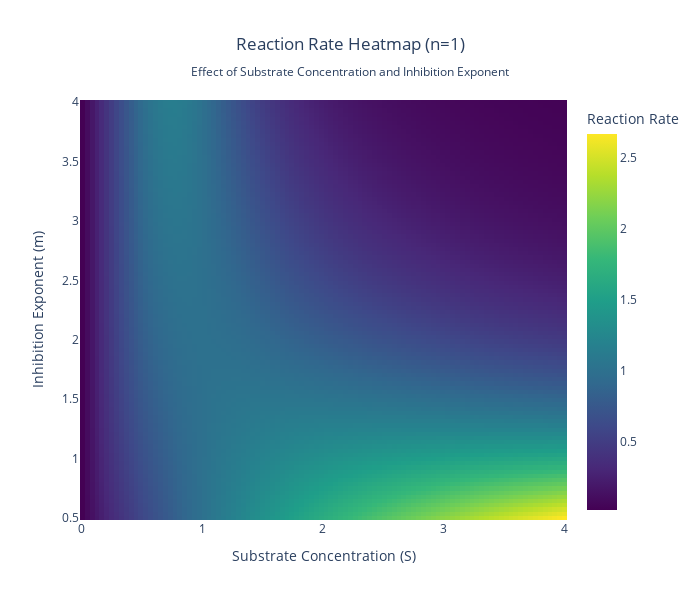

The notebook cell this image was saved under:
### Code cell
from numpy import linspace, meshgrid
import plotly.graph_objects as go

def kinetics(S, k_max, K_m, n, m):
    """
    Hill kinetics equation; reduces to Michaelis-Menten for n=1
    S: substrate concentration
    k_max: maximum reaction rate (includes enzyme concentration)
    K_m: Michaelis constant (fixed at 1)
    n: Hill exponent
    m: inhibition exponent (n<=m)
    """
    rate = (k_max * S**n) / (K_m + S**m)
    return rate

# Fixed parameters
k_max, K_m, n = 2, 1, 1

# Create 2D grid
S_values = linspace(0.01, 4, 100)  # Start slightly above 0 to avoid division issues
m_values = linspace(0.5, 4, 100)

# Create meshgrid
S_grid, m_grid = meshgrid(S_values, m_values)

# Calculate rate for all combinations
rate_grid = kinetics(S_grid, k_max, K_m, n, m_grid)

# Create heatmap
fig = go.Figure(data=go.Heatmap(
    x=S_values,
    y=m_values,
    z=rate_grid,
    colorscale='Viridis',  # Try 'RdYlBu', 'Jet', 'Hot', etc.
    colorbar=dict(title="Reaction Rate"),
    hoverongaps=False,
    hovertemplate='S: %{x:.2f}<br>m: %{y:.2f}<br>Rate: %{z:.2f}<extra></extra>'
))

fig.update_layout(
    title=dict(
        text="Reaction Rate Heatmap (n=1)<br><sub>Effect of Substrate Concentration and Inhibition Exponent</sub>",
        x=0.5
    ),
    xaxis=dict(title="Substrate Concentration (S)"),
    yaxis=dict(title="Inhibition Exponent (m)"),
    width=700,
    height=600
)

fig.show()

### Figure 1 — Plotly figure (JSON) as saved in the notebook; plotly's stock layout.template omitted (floating-point values rounded to 4 significant figures; data arrays with more than 128 entries replaced by an {"elided": "..."} marker saying what was removed)
{"data": [{"colorbar": {"title": {"text": "Reaction Rate"}}, "colorscale": [[0, "#440154"], [0.1111, "#482878"], [0.2222, "#3e4989"], [0.3333, "#31688e"], [0.4444, "#26828e"], [0.5556, "#1f9e89"], [0.6667, "#35b779"], [0.7778, "#6ece58"], [0.8889, "#b5de2b"], [1, "#fde725"]], "hoverongaps": false, "hovertemplate": "S: %{x:.2f}<br>m: %{y:.2f}<br>Rate: %{z:.2f}<extra></extra>", "type": "heatmap", "x": [0.01, 0.0503, 0.09061, 0.1309, 0.1712, 0.2115, 0.2518, 0.2921, 0.3324, 0.3727, 0.413, 0.4533, 0.4936, 0.5339, 0.5742, 0.6145, 0.6548, 0.6952, 0.7355, 0.7758, 0.8161, 0.8564, 0.8967, 0.937, 0.9773, 1.018, 1.058, 1.098, 1.138, 1.179, 1.219, 1.259, 1.3, 1.34, 1.38, 1.421, 1.461, 1.501, 1.542, 1.582, 1.622, 1.662, 1.703, 1.743, 1.783, 1.824, 1.864, 1.904, 1.945, 1.985, 2.025, 2.065, 2.106, 2.146, 2.186, 2.227, 2.267, 2.307, 2.348, 2.388, 2.428, 2.468, 2.509, 2.549, 2.589, 2.63, 2.67, 2.71, 2.751, 2.791, 2.831, 2.872, 2.912, 2.952, 2.992, 3.033, 3.073, 3.113, 3.154, 3.194, 3.234, 3.275, 3.315, 3.355, 3.395, 3.436, 3.476, 3.516, 3.557, 3.597, 3.637, 3.678, 3.718, 3.758, 3.798, 3.839, 3.879, 3.919, 3.96, 4.0], "y": [0.5, 0.5354, 0.5707, 0.6061, 0.6414, 0.6768, 0.7121, 0.7475, 0.7828, 0.8182, 0.8535, 0.8889, 0.9242, 0.9596, 0.9949, 1.03, 1.066, 1.101, 1.136, 1.172, 1.207, 1.242, 1.278, 1.313, 1.348, 1.384, 1.419, 1.455, 1.49, 1.525, 1.561, 1.596, 1.631, 1.667, 1.702, 1.737, 1.773, 1.808, 1.843, 1.879, 1.914, 1.949, 1.985, 2.02, 2.056, 2.091, 2.126, 2.162, 2.197, 2.232, 2.268, 2.303, 2.338, 2.374, 2.409, 2.444, 2.48, 2.515, 2.551, 2.586, 2.621, 2.657, 2.692, 2.727, 2.763, 2.798, 2.833, 2.869, 2.904, 2.939, 2.975, 3.01, 3.045, 3.081, 3.116, 3.152, 3.187, 3.222, 3.258, 3.293, 3.328, 3.364, 3.399, 3.434, 3.47, 3.505, 3.54, 3.576, 3.611, 3.646, 3.682, 3.717, 3.753, 3.788, 3.823, 3.859, 3.894, 3.929, 3.965, 4.0], "z": {"elided": "100x100 float values"}}], "layout": {"height": 600, "title": {"text": "Reaction Rate Heatmap (n=1)<br><sub>Effect of Substrate Concentration and Inhibition Exponent</sub>", "x": 0.5}, "width": 700, "xaxis": {"title": {"text": "Substrate Concentration (S)"}}, "yaxis": {"title": {"text": "Inhibition Exponent (m)"}}}}
